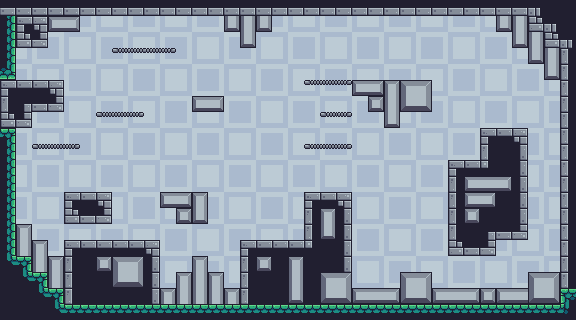

Below is a game level as drawn by its tile map, then a one-line description and the .tmx that defines it (tile-layer data replaced by summaries):
An orthogonal 36x20 tile map with 16x16 px tiles, 2 tile layers (BG2, Tile Layer 1), 3 tilesets and 79 objects.

<map version="1.10" tiledversion="1.10.2" orientation="orthogonal" renderorder="right-down" width="36" height="20" tilewidth="16" tileheight="16" infinite="0" nextlayerid="7" nextobjectid="191">
 <tileset firstgid="1" source="Terrain.tsx" />
 <tileset firstgid="243" source="BG..tsx" />
 <tileset firstgid="250" source="Obstacles..tsx" />
 <layer id="2" name="BG2" width="36" height="20">
  <data>[720 cells, 45 non-empty, 1 distinct tile ids]</data>
 </layer>
 <objectgroup id="4" name="obstacles">
  <object id="91" gid="252" x="352" y="288" width="16" height="16" />
  <object id="92" gid="252" x="368" y="288" width="16" height="16" />
  <object id="93" gid="252" x="384" y="288" width="16" height="16" />
  <object id="96" gid="252" x="480" y="16" width="16" height="16" rotation="180" />
  <object id="97" gid="252" x="496" y="16" width="16" height="16" rotation="180" />
  <object id="98" gid="252" x="512" y="32" width="16" height="16" rotation="180" />
  <object id="99" gid="252" x="528" y="48" width="16" height="16" rotation="180" />
  <object id="102" gid="252" x="544" y="64" width="16" height="16" rotation="180" />
  <object id="103" gid="252" x="560" y="80" width="16" height="16" rotation="180" />
  <object id="104" gid="252" x="192" y="256" width="16" height="16" />
  <object id="105" gid="252" x="176" y="272" width="16" height="16" />
  <object id="106" gid="252" x="160" y="288" width="16" height="16" />
  <object id="107" gid="252" x="208" y="272" width="16" height="16" />
  <object id="108" gid="252" x="224" y="288" width="16" height="16" />
  <object id="109" gid="252" x="48" y="256" width="16" height="16" />
  <object id="110" gid="252" x="32" y="240" width="16" height="16" />
  <object id="111" gid="252" x="16" y="224" width="16" height="16" />
  <object id="112" gid="252" x="64" y="192" width="16" height="16" />
  <object id="114" gid="252" x="336" y="144" width="16" height="16" />
  <object id="115" gid="252" x="304" y="80" width="16" height="16" />
  <object id="116" gid="250" x="435.667" y="99" width="38" height="38" />
  <object id="117" gid="250" x="357" y="251.667" width="38" height="38" />
  <object id="118" gid="251" x="350.063" y="236.25" width="8" height="8" />
  <object id="119" gid="251" x="354" y="236.25" width="8" height="8" />
  <object id="120" gid="251" x="451.5" y="98" width="8" height="8" />
  <object id="121" gid="251" x="451.273" y="103.636" width="8" height="8" />
  <object id="122" gid="251" x="451.273" y="107.545" width="8" height="8" />
  <object id="123" gid="251" x="447.545" y="107.545" width="8" height="8" />
  <object id="124" gid="251" x="443.636" y="107.636" width="8" height="8" />
  <object id="125" gid="251" x="439.909" y="107.636" width="8" height="8" />
  <object id="126" gid="251" x="436.091" y="107.636" width="8" height="8" />
  <object id="127" gid="251" x="432.455" y="107.636" width="8" height="8" />
  <object id="128" gid="251" x="428.636" y="107.636" width="8" height="8" />
  <object id="129" gid="252" x="240" y="32" width="16" height="16" rotation="-180" />
  <object id="130" gid="252" x="256" y="48" width="16" height="16" rotation="-180" />
  <object id="131" gid="252" x="272" y="32" width="16" height="16" rotation="-180" />
  <object id="132" gid="252" x="288" y="16" width="16" height="16" rotation="-180" />
  <object id="133" gid="252" x="224" y="16" width="16" height="16" rotation="-180" />
  <object id="134" gid="250" x="116.5" y="218" width="38" height="38" />
  <object id="135" gid="251" x="112" y="202.75" width="8" height="8" />
  <object id="136" gid="251" x="108.25" y="202.75" width="8" height="8" />
  <object id="137" gid="251" x="151" y="203.375" width="8" height="8" />
  <object id="138" gid="251" x="154.875" y="203.375" width="8" height="8" />
  <object id="139" gid="250" x="283.667" y="257" width="38" height="38" />
  <object id="140" gid="250" x="428.333" y="205" width="38" height="38" />
  <object id="141" gid="250" x="429.667" y="245" width="38" height="38" />
  <object id="143" gid="250" x="263.667" y="131.667" width="38" height="38" />
  <object id="144" gid="251" x="314.364" y="118.364" width="8" height="8" />
  <object id="147" gid="251" x="310.545" y="118.364" width="8" height="8" />
  <object id="148" gid="251" x="306.727" y="118.364" width="8" height="8" />
  <object id="149" gid="251" x="303.091" y="118.364" width="8" height="8" />
  <object id="150" gid="251" x="299.273" y="118.364" width="8" height="8" />
  <object id="151" gid="250" x="10.3333" y="125" width="38" height="38" />
  <object id="152" gid="252" x="128" y="112" width="16" height="16" />
  <object id="154" gid="250" x="471.25" y="255.875" width="38" height="38" />
  <object id="155" gid="250" x="504" y="173.5" width="38" height="38" />
  <object id="159" gid="250" x="356.25" y="47" width="20" height="20" />
  <object id="163" gid="250" x="386.25" y="47" width="20" height="20" />
  <object id="168" gid="251" x="362.364" y="29.7273" width="8" height="8" />
  <object id="169" gid="251" x="362.364" y="25.7273" width="8" height="8" />
  <object id="170" gid="251" x="362.364" y="21.7273" width="8" height="8" />
  <object id="171" gid="251" x="392.455" y="29.1818" width="8" height="8" />
  <object id="173" gid="251" x="392.455" y="25.2727" width="8" height="8" />
  <object id="174" gid="251" x="392.455" y="21.3636" width="8" height="8" />
  <object id="175" gid="251" x="392.455" y="33" width="8" height="8" />
 </objectgroup>
 <layer id="1" name="Tile Layer 1" width="36" height="20" locked="1">
  <data>[720 cells, 309 non-empty, 34 distinct tile ids]</data>
 </layer>
 <objectgroup id="6" name="Colliders">
  <object id="176" x="16" y="48">
   <polyline points="144,256 144,192 48,192 48,208 32,208 32,192 16,192 16,176 0,176 0,80 16,80 16,64 48,64 48,32 0,32 0,0 32,0 32,-16 64,-16 64,-32" />
  </object>
  <object id="177" x="160" y="288">
   <polyline points="0,0 16,0 16,-16 32,-16 32,-32 48,-32 48,-16 64,-16 64,0 80,0 80,-48 144,-48 144,-96 192,-96 192,0 240,0 240,-16 272,-16 272,0 368,0 368,-16 400,-16" />
  </object>
  <object id="178" x="448" y="256">
   <polygon points="0,0 48,0 48,-16 80,-16 80,-128 32,-128 32,-96 0,-96" />
  </object>
  <object id="179" x="560" y="272">
   <polyline points="0,0 0,-192 -16,-192 -16,-208 -32,-208 -32,-224 -48,-224 -48,-240 -64,-240 -64,-256 -288,-256 -288,-240 -304,-240 -304,-224 -320,-224 -320,-240 -336,-240 -336,-256 -480,-256" />
  </object>
  <object id="180" x="112" y="48">
   <polyline points="0,0 64,0" />
  </object>
  <object id="182" x="192" y="96">
   <polygon points="0,0 0,16 32,16 32,0" />
  </object>
  <object id="183" x="96" y="112">
   <polyline points="0,0 48,0" />
  </object>
  <object id="184" x="32" y="144">
   <polyline points="0,0 48,0" />
  </object>
  <object id="185" x="64" y="192">
   <polygon points="0,0 0,32 48,32 48,0" />
  </object>
  <object id="186" x="160" y="192">
   <polyline points="0,0 48,0 48,32 16,32 16,16 0,16 0,0" />
  </object>
  <object id="187" x="304" y="144">
   <polyline points="0,0 48,0" />
  </object>
  <object id="188" x="320" y="112">
   <polyline points="0,0 32,0" />
  </object>
  <object id="189" x="304" y="80">
   <polyline points="0,0 48,0" />
  </object>
  <object id="190" x="352" y="80">
   <polygon points="0,0 0,16 16,16 16,32 32,32 32,48 48,48 48,32 80,32 80,0" />
  </object>
 </objectgroup>
</map>
